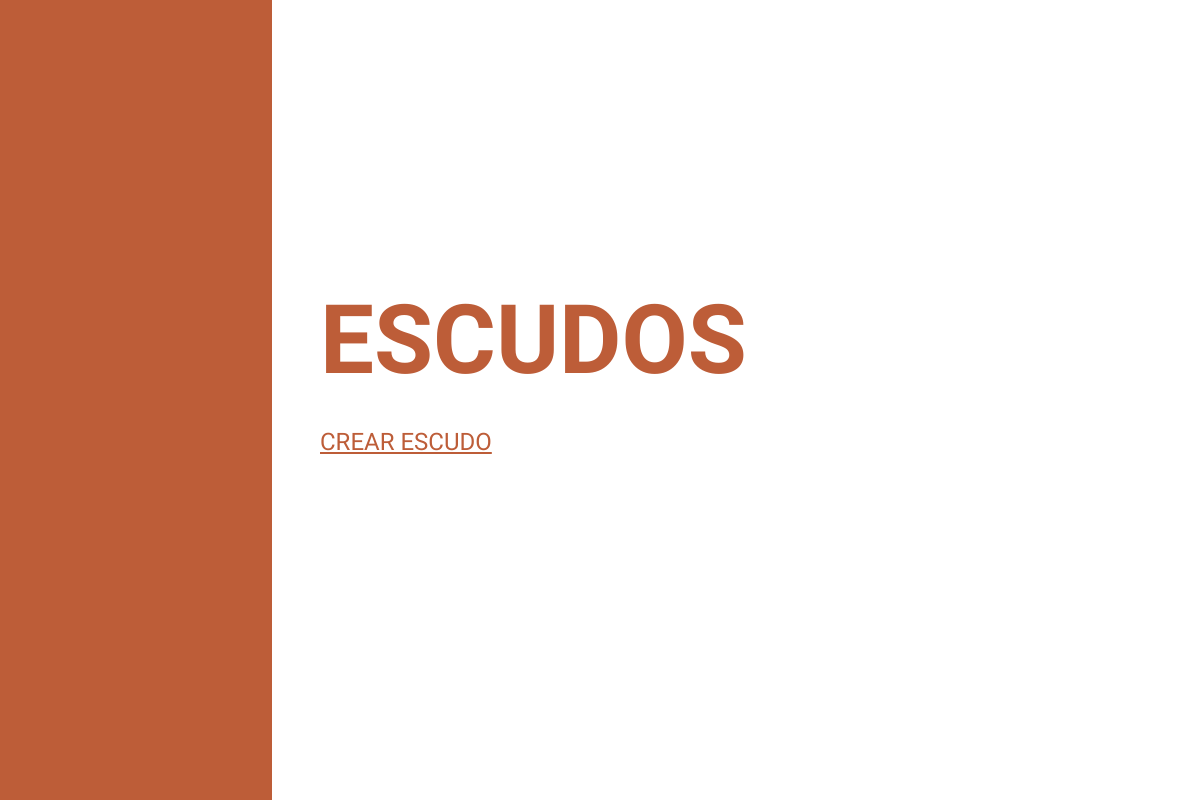
Before: /App1/Escudo/list (signed in) with the older database file.
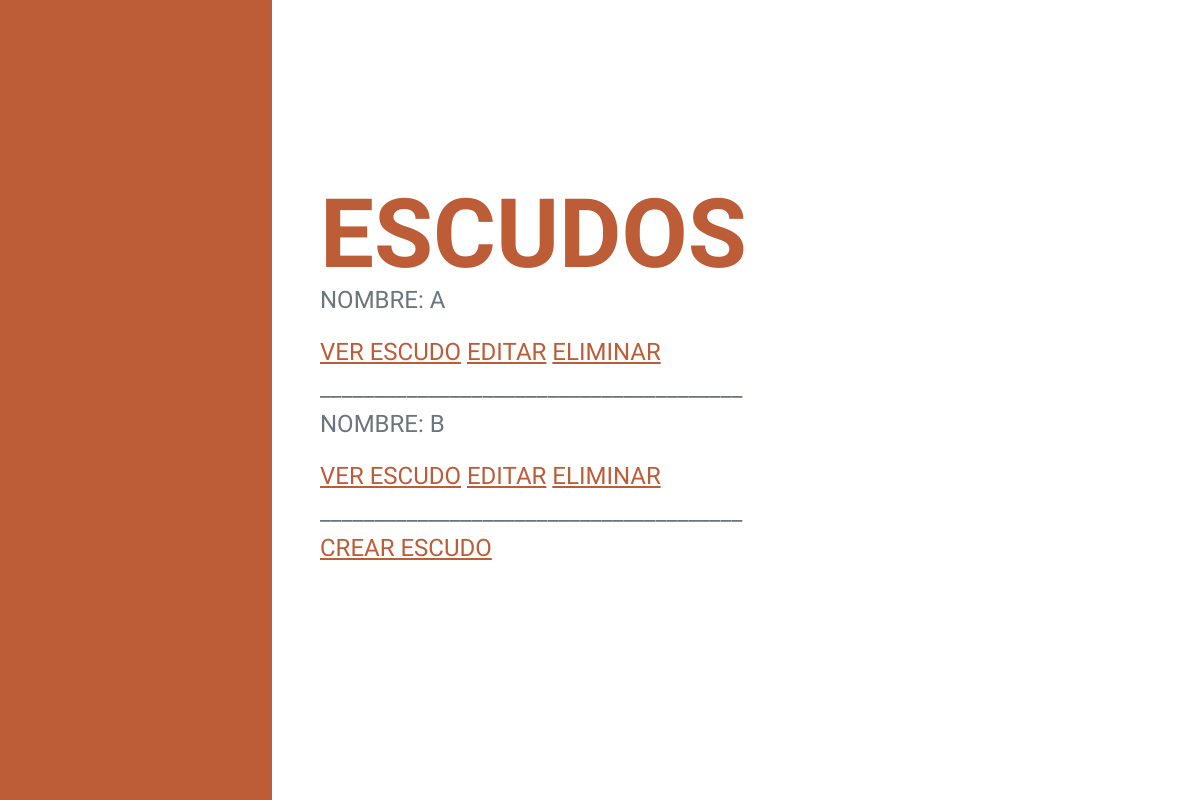
After: the same page with the newer database file.
### App1/models.py (models this page shows, shortened)
class escudo(models.Model):
    nombre = models.CharField(max_length=20)
    durabilidad = models.IntegerField()
    imagen = models.ImageField(upload_to="escudos", null=True,blank=True)

### App1/views.py (the view)
# urls.py: path("Escudo/list", ListaEscudo.as_view(), name= "EscudoLista"),
class ListaEscudo(LoginRequiredMixin, ListView):
    model = escudo

### App1/templates/App1/Escudo_list.html
{% extends "App1/padre2.html" %}
{% load static %}
{% block titulo %}
Escudos
{% endblock %}
{% block description %}
{% for escudo in object_list %}
    <p>Nombre: {{escudo.nombre}} </p>
    <a href="{% url 'EscudoDetalle' escudo.id %}">Ver Escudo</a>
    <a href="{% url 'EscudoEditar' escudo.id %}">Editar</a>
    <a href="{% url 'EscudoEliminar' escudo.id %}">Eliminar</a>
    <br>_______________________________________
    {% endfor %}
    <br>
    <a href="{% url 'EscudoCrear'  %}"> Crear Escudo </a>
{% endblock %}

Changed rows visible on the page:
added escudo: nombre "A"
added escudo: nombre "B"
